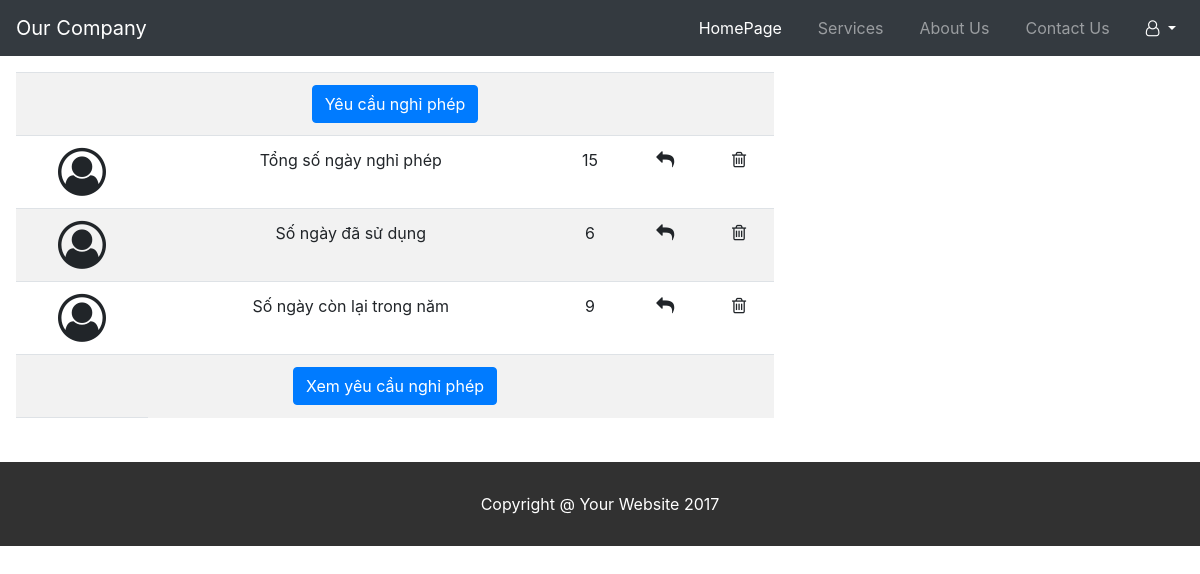
Screenshot of /truongphong/dayoff_manager.php (signed in) with the database file from the repository.
### tables this page shows
CREATE TABLE `dayoff_employee` (
  `id` int(11) NOT NULL,
  `name` varchar(255) NOT NULL,
  `tentk` varchar(255) NOT NULL,
  `tongso` int(11) NOT NULL,
  `ngaydasudung` int(11) NOT NULL,
  `ngayconlai` int(11) NOT NULL,
  `id_department` varchar(255) DEFAULT NULL
);

### db.php (called while the page is built, shortened)
<?php
    function open_database() {
        $conn = new mysqli(HOST, USER, PASSWORD, DB);
        return $conn;
    }
	function get_dayoff_by_tentk($tentk){
        $conn = open_database();
		$sql = "SELECT * FROM dayoff_employee WHERE tentk = ?";
		$stm = $conn->prepare($sql);
        $stm->bind_param('s', $tentk);
        if (!$stm->execute()){
            return array('code' => 1, 'message' => 'Không thể thực thi câu lệnh sql');
        }
		$result = $stm->get_result();
        $data = array();
        while($row = $result->fetch_assoc())
		{
            $data[] = $row;
        }
        return array('code'=>0, 'data'=>$data);
    }
?>

### truongphong/dayoff_manager.php (the view, shortened to what this page needs)
<?php
	require_once('../db.php');
	$user = $_SESSION['user'];
?>
<!DOCTYPE html>
<html lang="en">
<head>
	<link rel="stylesheet" href="https://maxcdn.bootstrapcdn.com/bootstrap/4.5.2/css/bootstrap.min.css">
	<link rel="stylesheet" href="https://cdnjs.cloudflare.com/ajax/libs/font-awesome/4.7.0/css/font-awesome.min.css">
    <link rel="stylesheet" href="../style.css">
</head>
<body>
    <nav class="navbar navbar-expand-md bg-dark navbar-dark">
		<a class="navbar-brand" href="#">Our Company</a>
		<div class="collapse navbar-collapse" id="collapsibleNavbar">
			<ul class="navbar-nav ml-auto">
				<li class="nav-item">
					<a class="nav-link" href="truongphong.php" style="color: white;">HomePage</a>
				</li>
				<li class="nav-item">
					<a class="nav-link" href="#">Services</a>
				</li>
				<li class="nav-item">
					<a class="nav-link" href="#">About Us</a>
				</li>
				<li class="nav-item">
					<a class="nav-link" href="#">Contact Us</a>
				</li>
				<li class="nav-item" style = "cursor: pointer;">
					<div class="dropdown">
						<a class="dropdown-toggle nav-link" id="dropdownMenuButton" data-toggle="dropdown" data-display="static" aria-haspopup="true" aria-expanded="false" style="color: white;">
							<span><i class="fa fa-user-o" aria-hidden="true"></i></span>
						</a>
					</div>
				</li>
			</ul>
		</div>
    </nav>
		<div class="row">
<?php
	$result1 = get_dayoff_by_tentk($user);
	$data1 = $result1['data'];
	foreach ($data1 as $item){
		$tongso = $item['tongso'];
		$ngaydasudung = $item['ngaydasudung'];
		$ngayconlai = $item['ngayconlai'];
	}
?>
			<div class="col-lg-8 card-info">
				<table class="table table-striped mt-3 mx-3" style="border-collapse: collapse; margin: auto">
					<tbody>
						<tr>
							<td colspan="8">
								<a href="" class="btn btn-primary" data-toggle="modal" data-target="#add-dayoff">Yêu cầu nghỉ phép</a>
							</td>
						</tr>
						<tr>
							<td><i class="fa fa-user-circle-o" style="font-size:48px"></i></td>
							<td colspan="4">Tổng số ngày nghỉ phép</td>
							<td><?=$tongso?></td>
							<td><i class="fa fa-mail-reply" style="font-size:18px"></i></td>
							<td><i class="fa fa-trash-o" style="font-size:18px"></i></td>
						</tr>
						<tr>
							<td><i class="fa fa-user-circle-o" style="font-size:48px"></i></td>
							<td colspan="4">Số ngày đã sử dụng</td>
							<td><?=$ngaydasudung?></td>
							<td><i class="fa fa-mail-reply" style="font-size:18px"></i></td>
							<td><i class="fa fa-trash-o" style="font-size:18px"></i></td>
						</tr>
						<tr>
							<td><i class="fa fa-user-circle-o" style="font-size:48px"></i></td>
							<td colspan="4">Số ngày còn lại trong năm</td>
							<td><?=$ngayconlai?></td>
							<td><i class="fa fa-mail-reply" style="font-size:18px"></i></td>
							<td><i class="fa fa-trash-o" style="font-size:18px"></i></td>
						</tr>
						<tr>
							<td colspan="8">
								<a href="xemyeucautp.php" class="btn btn-primary">Xem yêu cầu nghỉ phép</a>
							</td>
						</tr>
						<tr>
							<td>
							</td>
						</tr>
					</tbody>
				</table>
			</div>
		</div>
    <p class="footer-text">Copyright @ Your Website 2017</p>
</body>
</html>

### style.css (style rules this page uses)
* { box-sizing: border-box; }
.card-info { display: flex; justify-content: center; background-color: white; }
.footer-text { background-color: rgba(0, 0, 0, 0.808); color: white; text-align: center; padding: 30px; margin-top: 20px; }
table { width: 100%; text-align: center; }
td { padding: 10px; }
a { text-decoration: none; }
.nav-item { margin-left: 20px; }
body { min-height: 100vh; }

### rows the page displays
dayoff_employee: tongso "15", ngaydasudung "6", ngayconlai "9"
